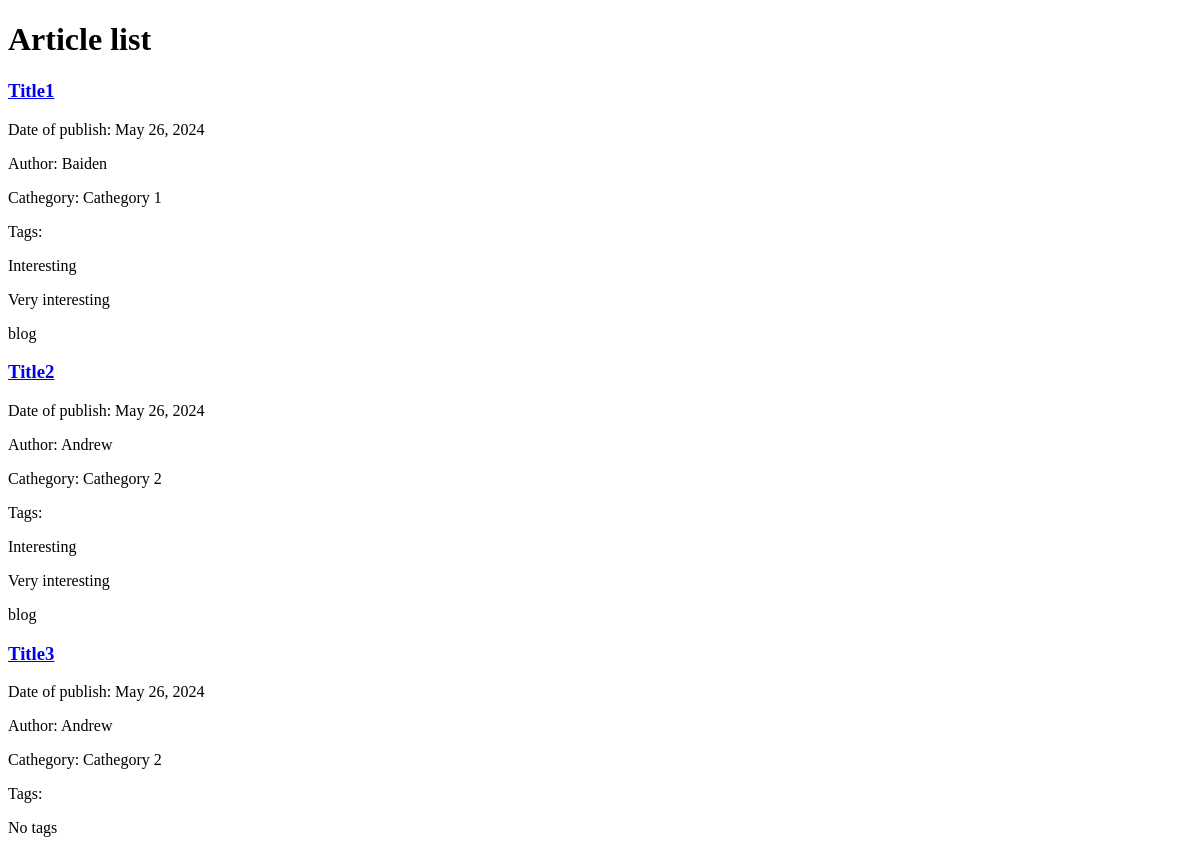
Page /blog/article-list/ on the earlier database version.
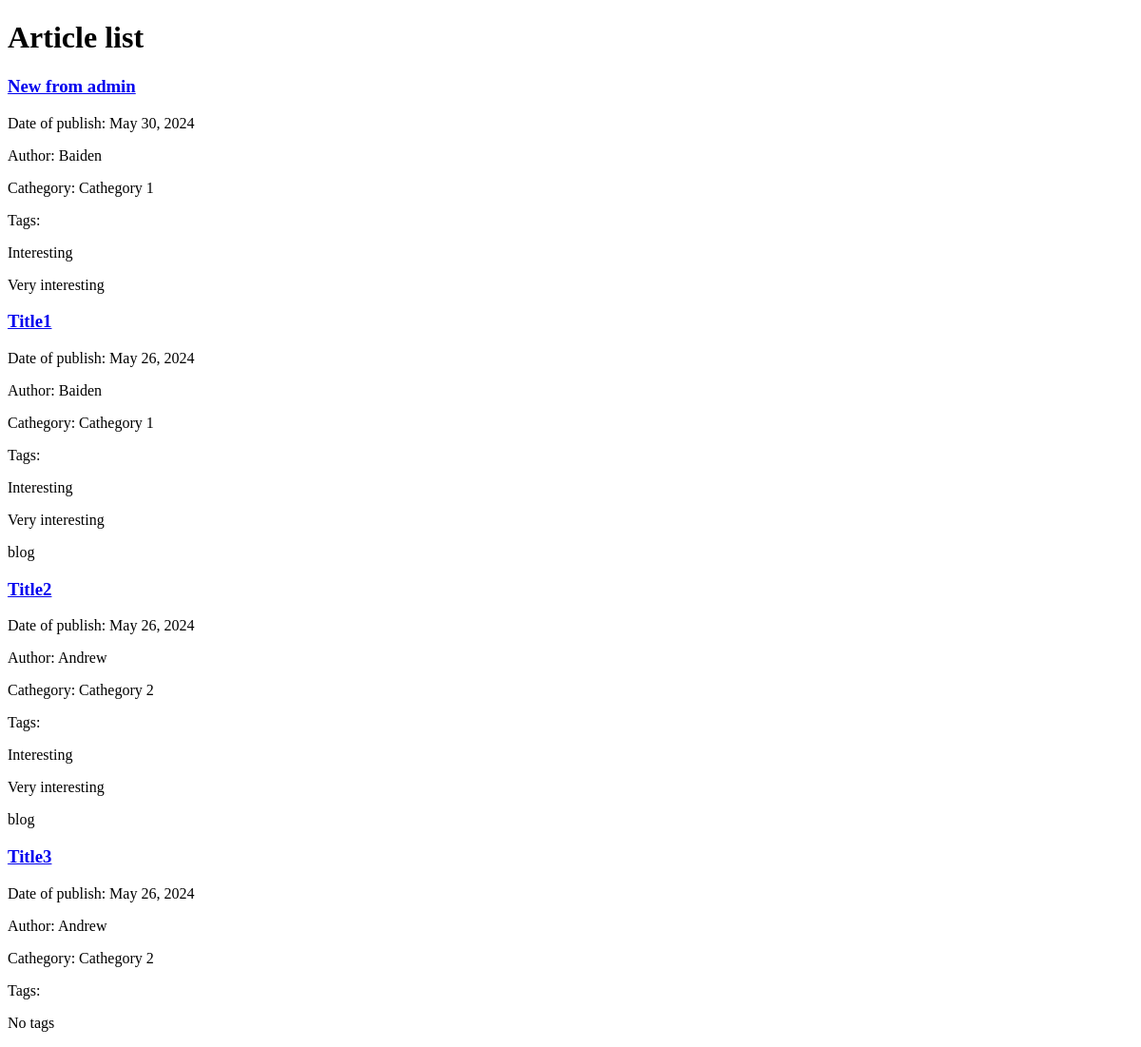
Same page on the later database version.
### blogapp/models.py (models this page shows, shortened)
class Article(models.Model):
    title = models.CharField(max_length=200)
    content = models.TextField(null=True, blank=True)
    pub_date = models.DateTimeField(null=True, blank=True)
    author = models.ForeignKey(Author, on_delete=models.CASCADE)
    category = models.ForeignKey(Category, on_delete=models.CASCADE)
    tags = models.ManyToManyField(Tag)

class Author(models.Model):
    name = models.CharField(max_length=100)
    bio = models.TextField()

class Category(models.Model):
    name = models.CharField(max_length=40)

class Tag(models.Model):
    name = models.CharField(max_length=20)

### blogapp/views.py (the view)
# urls.py: path('article-list/', ArticleListView.as_view(), name='article-list'),
class ArticleListView(ListView):
    model = Article
    context_object_name = 'articles'
    queryset = (
        Article.objects
        .select_related('author')
        .select_related('category')
        .prefetch_related('tags')
        .filter(pub_date__isnull=False)
        .order_by("-pub_date")
    )

### blogapp/templates/blogapp/article_list.html (shortened to what this page needs)
{% extends 'blogapp/base.html' %}
{% block body %}
    <h1>Article list</h1>
    {% if articles %}
        {% for article in articles %}
            <h3><a href="{% url "blogapp:article-detail" pk=article.pk %}">{{ article.title }}</a></h3>
            <p>Date of publish: {{ article.pub_date|date }}</p>
            <p>Author: {{ article.author.name }}</p>
            <p>Cathegory: {{ article.category.name }}</p>
            <p>Tags:
                {% if article.tags.values %}
                    {% for tag in article.tags.values %}
                        <p>{{ tag.name }}</p>
                    {% endfor %}
                {% else %}
                    <p>No tags</p>
                {% endif %}
            </p>
        {% endfor %}
    {% else %}
        <h3>No articles yet</h3>
    {% endif %}
{% endblock %}

Differences in the rows shown:
added Article: title "New from admin", pub_date "May 30, 2024", author.name "Baiden", category.name "Cathegory 1", Tag (name "Interesting"), Tag (name "Very interesting")
